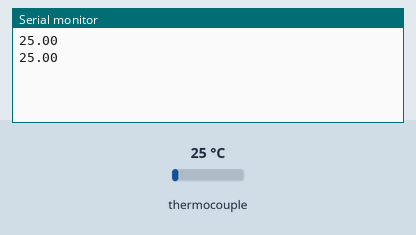
This sketch was run on a simulated Arduino Uno, built with avr-gcc and run on an emulated ATmega328P. Shown: the last lines printed to the serial monitor. The inputs (shaded band) are chosen by the test bench; at power-on: thermocouple 25 °C.

Above: at 1.7 s.
1.8 s: thermocouple set to 6 °C
At 2.9 s:
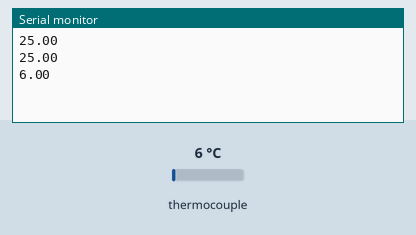
3.3 s: thermocouple set to 75 °C
At 4.3 s:
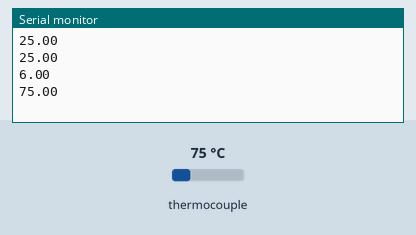
Timing chart, 0 to 6.3 s (numbered marks = the images above; inputs shaded):
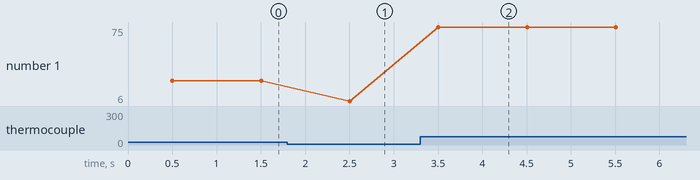

Measured:
- after the input at 1.8 s, the serial monitor: prints a new line after 0.70 s (image 1)
- after the input at 3.3 s, the serial monitor: prints a new line after 0.20 s (image 2)
- plotted number 1: 25 → 6 after the input at 1.8 s, 6 → 75 after the input at 3.3 s

The sketch:

thermo-logger-firmware.ino
```cpp
/**********************************************************
*
*   File:
*       thermo-logger-firmware.ino
*
*   Description:
*       Arduino code for the thermocouple logger.
*
**********************************************************/

/**********************************************************
 Includes
**********************************************************/
#include <Adafruit_MAX31855.h>

/**********************************************************
 Constants
**********************************************************/
#define SCLK_PIN 13       /* SPI clock            */
#define MISO_PIN 12       /* master-in slave-out  */
#define SS_PIN 10         /* slave select         */
#define LOGGING_RATE 1  /* logs per second (hz) */
//#define DEBUG

/**********************************************************
 Global Variables
**********************************************************/
Adafruit_MAX31855 tc( SS_PIN ); /* Thermocouple object */

/**********************************************************
 Procedures
**********************************************************/

/**********************************************************
*
*   Procedure:
*       setup
*
*   Description:
*       Configure serial connection and connect TC.
*
**********************************************************/
void setup
  (
  void
  )
{
Serial.begin( 57600 ); /* baud rate must match server */

/* wait for server connection */
while ( !Serial )
  {
  delay(1);
  }

#ifdef DEBUG
Serial.println("Connected!");
#endif /* DEBUG */

/* wait for TC to stabilize */
delay(500);
if (!tc.begin())
  {
  while ( 1 )
    {
    delay(1);
    }
  }

#ifdef DEBUG
Serial.println("TC Initialized!");
#endif /* DEBUG */

} /* setup() */


/**********************************************************
*
*   Procedure:
*       loop
*
*   Description:
*       Runs until reset or poweroff. Logs TC values.
*
**********************************************************/
void loop
  (
  void
  )
{
double c = tc.readCelsius();
if (isnan(c))
  {
  #ifdef DEBUG
  Serial.println("Thermocouple fault(s) detected!");
  uint8_t e = tc.readError();
  if (e & MAX31855_FAULT_OPEN) Serial.println("FAULT: Thermocouple is open - no connections.");
  if (e & MAX31855_FAULT_SHORT_GND) Serial.println("FAULT: Thermocouple is short-circuited to GND.");
  if (e & MAX31855_FAULT_SHORT_VCC) Serial.println("FAULT: Thermocouple is short-circuited to VCC.");
  #endif /* DEBUG */
  }
  else
  {
  Serial.println(c);
  }

delay( (int)(1000 / LOGGING_RATE) );

} /* loop() */

/**********************************************************
 EOF
**********************************************************/
```
